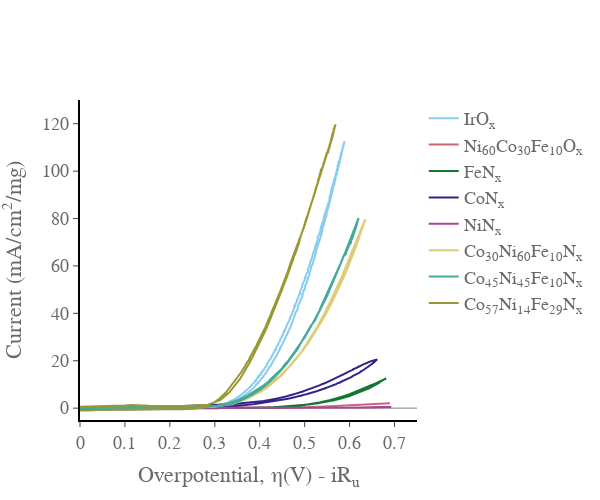

Notebook code for this chart:
### Code cell
import plotly.graph_objects as go
import pandas as pd
import plotly.express as px
from EC_data_processing_lib import get_header_length
from EC_data_processing_lib import analyse_file
from EC_data_processing_lib import get_decimal_separator
from Data_setup_FirstPaper import data_set
import os
from galvani import BioLogic

fig = go.Figure()
colors = px.colors.qualitative.Safe

for i in data_set:
    if not os.path.exists(data_set[i]['data_CV']):
        continue
    if data_set[i]['data_CV'].endswith('mpt'):
        headerlength = get_header_length(data_set[i]['data_CV'])
        data = pd.read_csv(data_set[i]['data_CV'], encoding='ansi', sep="\t", decimal=get_decimal_separator(data_set[i]['data_CV']),  skiprows=range(headerlength))
        current_column = '<I>/mA'
    else:
        mpr_file = BioLogic.MPRfile(data_set[i]['data_CV'])
        data = pd.DataFrame(mpr_file.data)
        current_column = 'I/mA'
    cn = data['cycle number']
    data = data[data['cycle number']== float(cn[-1:])] # allowing this comment will plot only the last scan. If you want to plot all of the scans then comment this out. 
    voltage = data['Ewe/V']
    current = data[current_column]
    current = current / data_set[i]['mass']
    voltage_corrected = data['Ewe/V'] - data[current_column] * data_set[i]['Ru']/1000 - data_set[i]['cal'] #does the iR correction converts to overpotential

    fig.add_trace(go.Scatter(
        x=voltage_corrected,
        y=current,
        name= data_set[i]['label'],
        line_color = colors[data_set[i]['color_index']],
    ))
fig.update_xaxes(range=[0.00, 0.750],
    nticks=10,
    ticks='outside',
    showgrid=False, gridwidth=1, gridcolor='grey',
    zeroline=False, zerolinecolor='grey', zerolinewidth= 1,
    showline=True, linewidth=2, linecolor='black')

fig.update_yaxes(range=[-5, 130],
    nticks=10,
    showgrid=False, gridwidth=1, gridcolor='grey',
    ticks='outside',
    zeroline=True, zerolinecolor='grey', zerolinewidth= 1,
    showline=True, linewidth=2, linecolor='black')
fig.update_layout(
    #title="CV",
    xaxis_title="Overpotential, η(V) - iR<sub>u</sub>",
    yaxis_title="Current (mA/cm<sup>2</sup>/mg)",
    font=dict(
        family="Times New Roman, monospace",
        size=18,
        color="dimgrey"
        
    )
)

fig.update_layout({
    "plot_bgcolor": "rgba(0, 0, 0, 0)",
    'paper_bgcolor': 'rgba(0, 0, 0, 0)', #sets the background to be transparent... might appear black in .jpeg but will be transparent in the .svg
})
fig.update_layout(
    width = 600,
    height = 500)
fig.show()
fig.write_image('Cyclic Voltammetry_FirstPaperAll.jpeg')
fig.write_image('Cyclic Voltammetry_FirstPaperAll.svg')

### Figure 1 — Plotly figure (JSON) as saved in the notebook; plotly's stock layout.template omitted (floating-point values rounded to 4 significant figures; data arrays with more than 128 entries replaced by an {"elided": "..."} marker saying what was removed)
{"data": [{"line": {"color": "rgb(136, 204, 238)"}, "name": "IrO<sub>x</sub>", "type": "scatter", "x": {"elided": "2000 float values"}, "y": {"elided": "2000 float values"}}, {"line": {"color": "rgb(204, 102, 119)"}, "name": "Ni<sub>60</sub>Co<sub>30</sub>Fe<sub>10</sub>O<sub>x</sub>", "type": "scatter", "x": {"elided": "2002 float values"}, "y": {"elided": "2002 float values"}}, {"line": {"color": "rgb(17, 119, 51)"}, "name": "FeN<sub>x</sub>", "type": "scatter", "x": {"elided": "2002 float values"}, "y": {"elided": "2002 float values"}}, {"line": {"color": "rgb(51, 34, 136)"}, "name": "CoN<sub>x</sub>", "type": "scatter", "x": {"elided": "2000 float values"}, "y": {"elided": "2000 float values"}}, {"line": {"color": "rgb(170, 68, 153)"}, "name": "NiN<sub>x</sub>", "type": "scatter", "x": {"elided": "2003 float values"}, "y": {"elided": "2003 float values"}}, {"line": {"color": "rgb(221, 204, 119)"}, "name": "Co<sub>30</sub>Ni<sub>60</sub>Fe<sub>10</sub>N<sub>x</sub>", "type": "scatter", "x": {"elided": "2000 float values"}, "y": {"elided": "2000 float values"}}, {"line": {"color": "rgb(68, 170, 153)"}, "name": "Co<sub>45</sub>Ni<sub>45</sub>Fe<sub>10</sub>N<sub>x</sub>", "type": "scatter", "x": {"elided": "652 float values"}, "y": {"elided": "652 float values"}}, {"line": {"color": "rgb(153, 153, 51)"}, "name": "Co<sub>57</sub>Ni<sub>14</sub>Fe<sub>29</sub>N<sub>x</sub>", "type": "scatter", "x": {"elided": "2000 float values"}, "y": {"elided": "2000 float values"}}], "layout": {"font": {"color": "dimgrey", "family": "Times New Roman, monospace", "size": 18}, "height": 500, "paper_bgcolor": "rgba(0, 0, 0, 0)", "plot_bgcolor": "rgba(0, 0, 0, 0)", "width": 600, "xaxis": {"gridcolor": "grey", "gridwidth": 1, "linecolor": "black", "linewidth": 2, "nticks": 10, "range": [0, 0.75], "showgrid": false, "showline": true, "ticks": "outside", "title": {"text": "Overpotential, η(V) - iR<sub>u</sub>"}, "zeroline": false, "zerolinecolor": "grey", "zerolinewidth": 1}, "yaxis": {"gridcolor": "grey", "gridwidth": 1, "linecolor": "black", "linewidth": 2, "nticks": 10, "range": [-5, 130], "showgrid": false, "showline": true, "ticks": "outside", "title": {"text": "Current (mA/cm<sup>2</sup>/mg)"}, "zeroline": true, "zerolinecolor": "grey", "zerolinewidth": 1}}}
